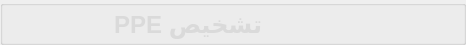
        <widget class="QGroupBox" name="groupBox">
         <property name="minimumSize">
          <size>
           <width>0</width>
           <height>45</height>
          </size>
         </property>
         <property name="maximumSize">
          <size>
           <width>16777215</width>
           <height>45</height>
          </size>
         </property>
         <property name="styleSheet">
          <string notr="true">#groupBox{
background-color: rgba(75, 75, 75, 200);
border: 0px solid #42adff;
border-left: 0px solid rgba(29, 83, 185, 255);
border-right: 0px solid rgba(29, 83, 185, 255);
border-bottom: 1px solid rgba(200, 200, 200,100);
;
border-radius:0px;}</string>
         </property>
         <property name="title">
          <string/>
         </property>
         <layout class="QHBoxLayout" name="horizontalLayout">
          <property name="spacing">
           <number>0</number>
          </property>
          <property name="topMargin">
           <number>0</number>
          </property>
          <property name="bottomMargin">
           <number>0</number>
          </property>
          <item>
           <widget class="QLabel" name="label_7">
            <property name="minimumSize">
             <size>
              <width>100</width>
              <height>40</height>
             </size>
            </property>
            <property name="maximumSize">
             <size>
              <width>40</width>
              <height>40</height>
             </size>
            </property>
            <property name="styleSheet">
             <string notr="true">border-image: url(:/newPrefix/icon/gamenergy.PNG);</string>
            </property>
            <property name="text">
             <string/>
            </property>
           </widget>
          </item>
          <item>
           <widget class="QLabel" name="label_4">
            <property name="styleSheet">
             <string notr="true">QLabel
{
	font-size: 24px;
	font-family: &quot;Microsoft YaHei&quot;;
	font-weight: bold;
 		border-radius:9px;
		background:rgba(66, 195, 255, 0);
color: rgb(218, 218, 218);
}
</string>
            </property>
            <property name="text">
             <string>تشخیص PPE</string>
            </property>
           </widget>
          </item>
          <item>
           <spacer name="horizontalSpacer">
            <property name="orientation">
             <enum>Qt::Horizontal</enum>
            </property>
            <property name="sizeHint" stdset="0">
             <size>
              <width>40</width>
              <height>20</height>
             </size>
            </property>
           </spacer>
          </item>
          <item>
           <layout class="QHBoxLayout" name="horizontalLayout_5">
            <property name="spacing">
             <number>0</number>
            </property>
            <item>
             <widget class="QPushButton" name="minButton">
              <property name="minimumSize">
               <size>
                <width>50</width>
                <height>28</height>
               </size>
              </property>
              <property name="maximumSize">
               <size>
                <width>50</width>
                <height>28</height>
               </size>
              </property>
              <property name="styleSheet">
               <string notr="true">QPushButton {
border-style: solid;
border-width: 0px;
border-radius: 0px;
background-color: rgba(223, 223, 223, 0);}
QPushButton::focus{outline: none;}
QPushButton::hover {
border-style: solid;
border-width: 0px;
border-radius: 0px;
background-color: rgba(223, 223, 223, 150);}</string>
              </property>
              <property name="text">
               <string/>
              </property>
              <property name="icon">
               <iconset resource="../apprcc.qrc">
                <normaloff>:/img/icon/最小化.png</normaloff>:/img/icon/最小化.png</iconset>
              </property>
             </widget>
            </item>
            <item>
             <widget class="QPushButton" name="maxButton">
              <property name="minimumSize">
               <size>
                <width>50</width>
                <height>28</height>
               </size>
              </property>
              <property name="maximumSize">
               <size>
                <width>50</width>
                <height>28</height>
               </size>
              </property>
              <property name="styleSheet">
               <string notr="true">QPushButton {
border-style: solid;
border-width: 0px;
border-radius: 0px;
background-color: rgba(223, 223, 223, 0);}
QPushButton::focus{outline: none;}
QPushButton::hover {
border-style: solid;
border-width: 0px;
border-radius: 0px;
background-color: rgba(223, 223, 223, 150);}</string>
              </property>
              <property name="text">
               <string/>
              </property>
              <property name="icon">
               <iconset resource="../apprcc.qrc">
                <normaloff>:/img/icon/正方形.png</normaloff>
                <activeon>:/img/icon/还原.png</activeon>
                <selectedon>:/img/icon/还原.png</selectedon>:/img/icon/正方形.png</iconset>
              </property>
              <property name="checkable">
               <bool>true</bool>
              </property>
             </widget>
            </item>
            <item>
             <widget class="QPushButton" name="closeButton">
              <property name="minimumSize">
               <size>
                <width>50</width>
                <height>28</height>
               </size>
              </property>
              <property name="maximumSize">
               <size>
                <width>50</width>
                <height>28</height>
               </size>
              </property>
              <property name="styleSheet">
               <string notr="true">QPushButton {
border-style: solid;
border-width: 0px;
border-radius: 0px;
background-color: rgba(223, 223, 223, 0);}
QPushButton::focus{outline: none;}
QPushButton::hover {
border-style: solid;
border-width: 0px;
border-radius: 0px;
background-color: rgba(223, 223, 223, 150);}</string>
              </property>
              <property name="text">
               <string/>
              </property>
              <property name="icon">
               <iconset resource="../apprcc.qrc">
                <normaloff>:/img/icon/关闭.png</normaloff>:/img/icon/关闭.png</iconset>
              </property>
             </widget>
            </item>
           </layout>
          </item>
         </layout>
        </widget>
